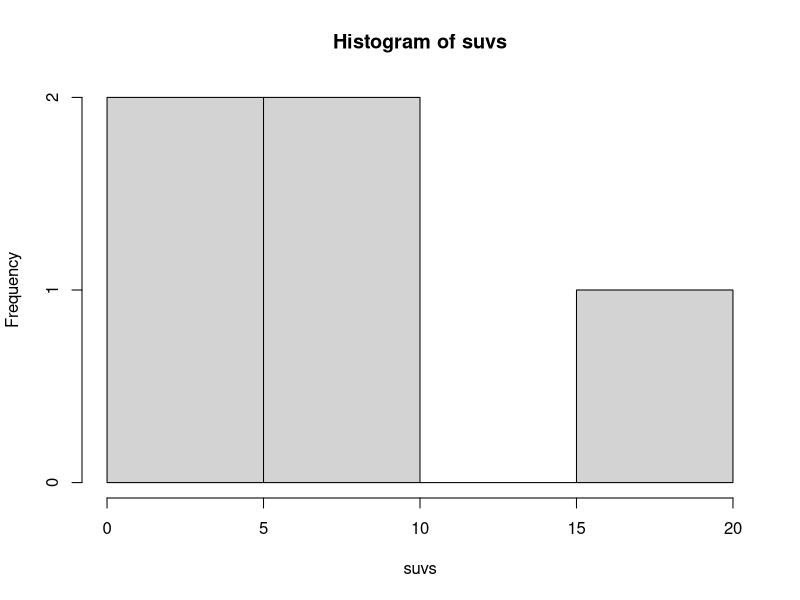
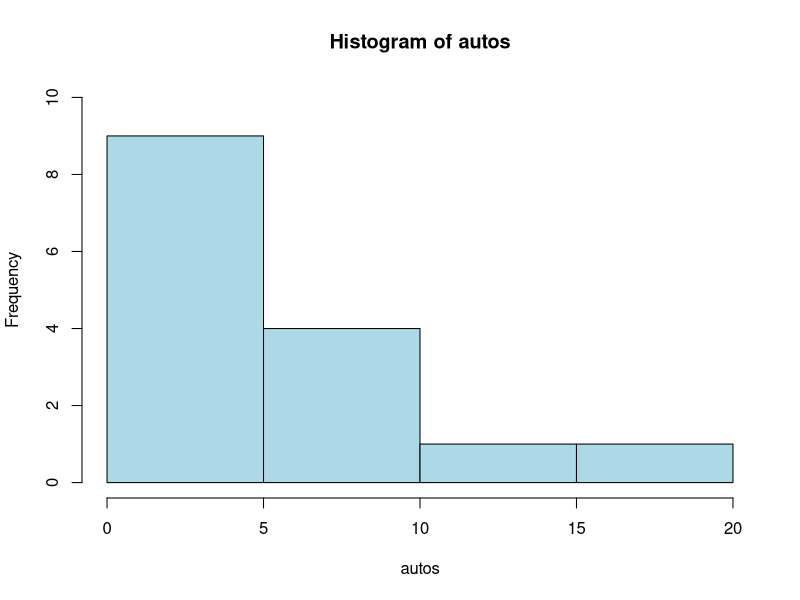
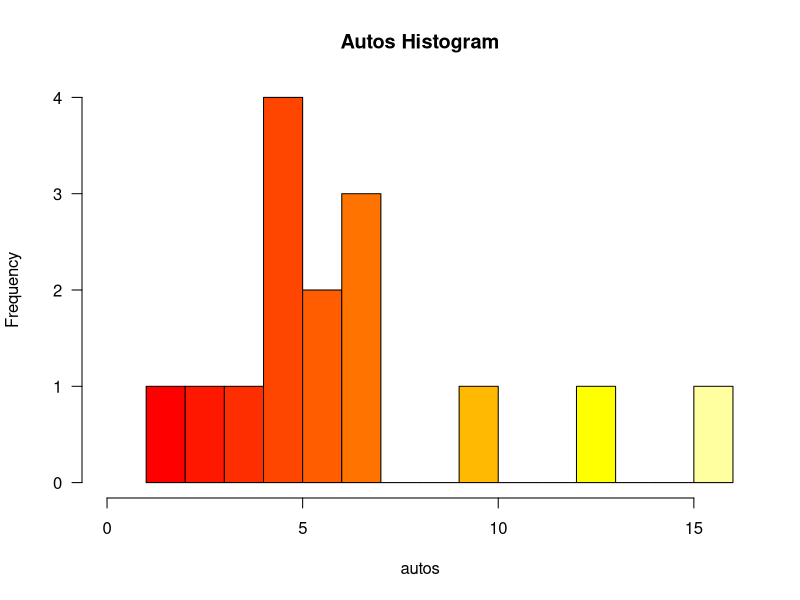
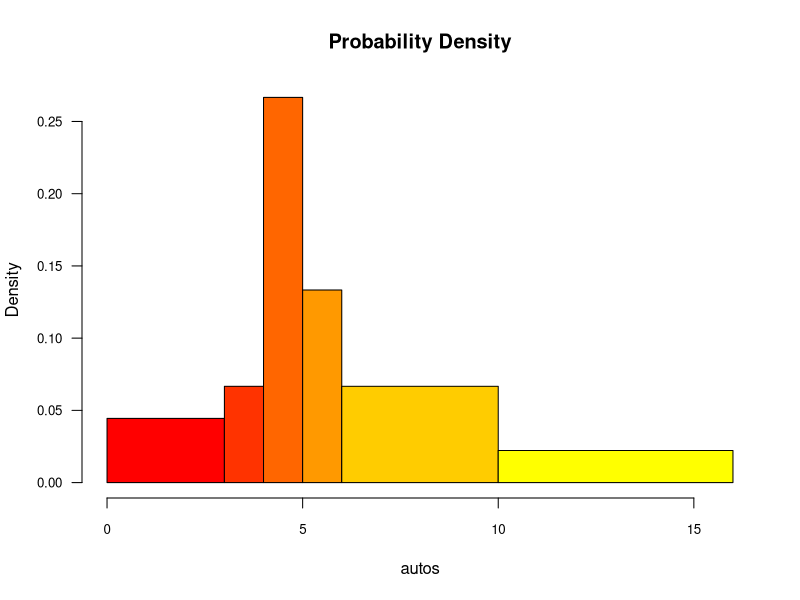

Reproduce these figures in R, in order.
#https://sites.harding.edu/fmccown/r/

#histograms

# Let's start with a simple histogram graphing the distribution of the suvs vector:

# Define the suvs vector with 5 values
suvs <- c(4,4,6,6,16)

# Create a histogram for suvs
hist(suvs)


# Let's now read the auto data from the autos.dat data file 
# and plot a histogram of the combined car, truck, and suv data in color.

# Read values from tab-delimited autos.dat
autos_data <- read.table("autos.dat.txt", header=T, sep="\t")

# Concatenate the three vectors
autos <- c(autos_data$cars, autos_data$trucks, 
           autos_data$suvs)

# Create a histogram for autos in light blue with the y axis
# ranging from 0-10
hist(autos, col="lightblue", ylim=c(0,10))




# Now change the breaks so none of the values are grouped together 
# and flip the y-axis labels horizontally.

# Read values from tab-delimited autos.dat
autos_data <- read.table("autos.dat.txt", header=T, sep="\t")

# Concatenate the three vectors
autos <- c(autos_data$cars, autos_data$trucks, 
           autos_data$suvs)

# Compute the largest y value used in the autos
max_num <- max(autos)

# Create a histogram for autos with fire colors, set breaks
# so each number is in its own group, make x axis range from
# 0-max_num, disable right-closing of cell intervals, set
# heading, and make y-axis labels horizontal
hist(autos, col=heat.colors(max_num), breaks=max_num, 
     xlim=c(0,max_num), right=F, main="Autos Histogram", las=1)




# Now let's create uneven breaks and graph the probability density.

# Read values from tab-delimited autos.dat
autos_data <- read.table("autos.dat.txt", header=T, sep="\t")

# Concatenate the three vectors
autos <- c(autos_data$cars, autos_data$trucks, 
           autos_data$suvs)

# Compute the largest y value used in the autos
max_num <- max(autos)

# Create uneven breaks
brk <- c(0,3,4,5,6,10,16)

# Create a histogram for autos with fire colors, set uneven
# breaks, make x axis range from 0-max_num, disable right-
# closing of cell intervals, set heading, make y-axis labels 
# horizontal, make axis labels smaller, make areas of each
# column proportional to the count
hist(autos, col=heat.colors(length(brk)), breaks=brk, 
     xlim=c(0,max_num), right=F, main="Probability Density", 
     las=1, cex.axis=0.8, freq=F)

